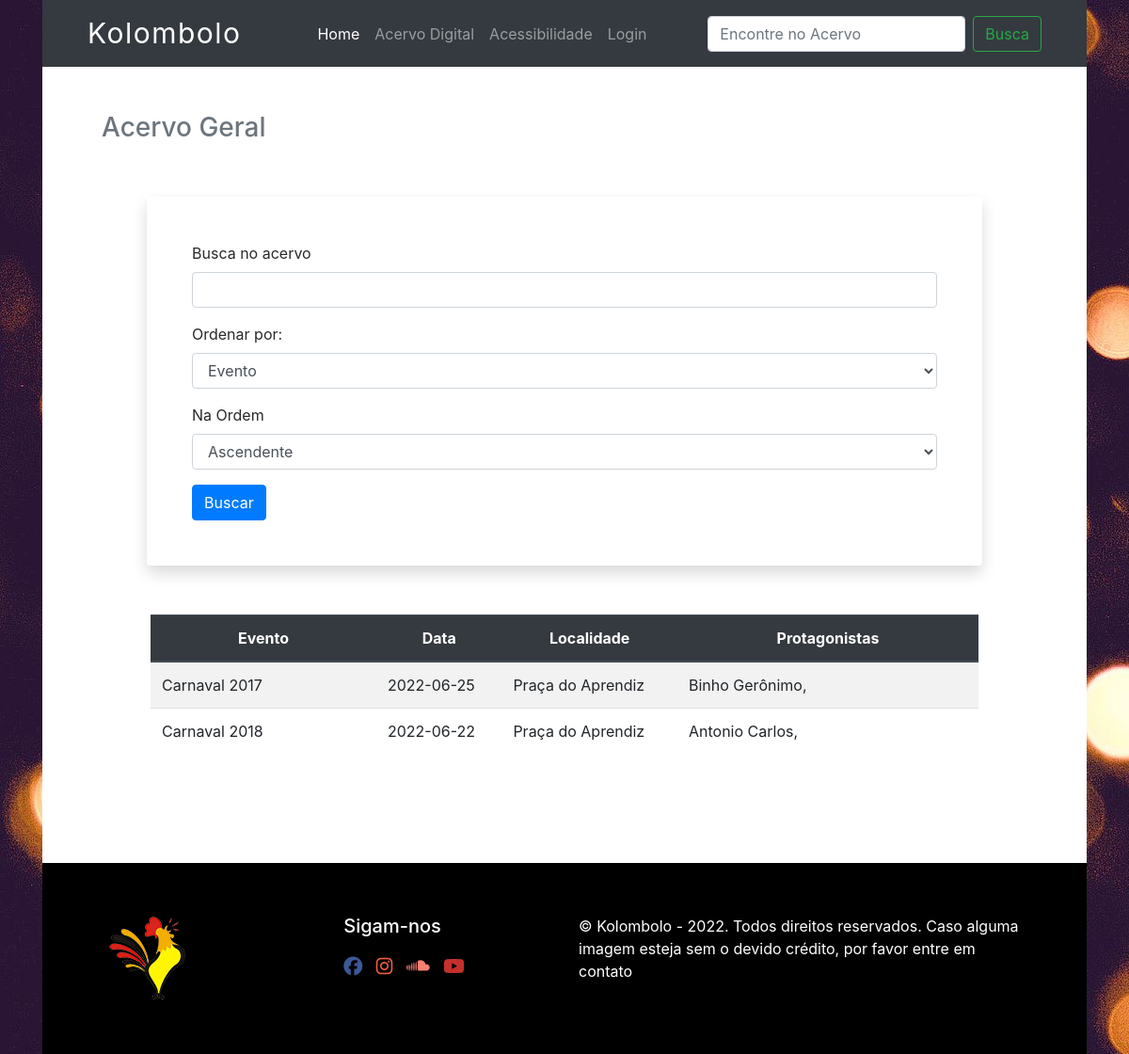
Before: /search with the older database file.
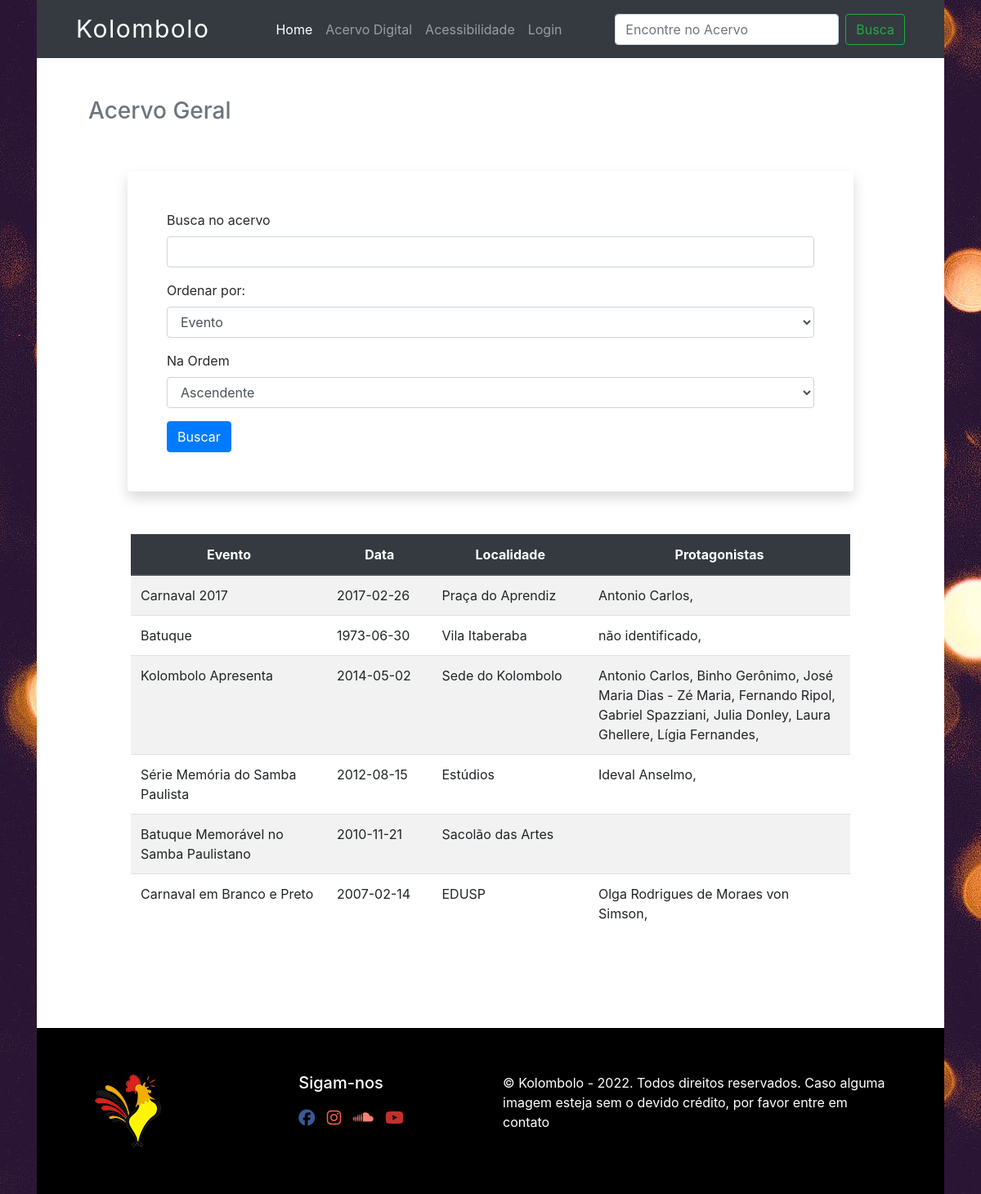
After: the same page with the newer database file.
### database.py (models this page shows, shortened)
class Acervo(Base):
    __tablename__='acervo'
    id=Column(Integer(), primary_key=True, autoincrement=True)
    name=Column(String(80), nullable=False)
    localidade=Column(String(80), nullable=False)
    cidade=Column(String(80), nullable=False)
    estado=Column(String(80), nullable=False)
    data_created=Column(String(40), nullable=False)
    origem=Column(String(80), nullable=False)
    autor_id = Column(Integer, ForeignKey('autor.id'))
    tipo_id = Column(Integer, ForeignKey("tipo.id"))
    tipo = relationship("Midia", backref=backref("tipo", uselist=False))
    suporte_id = Column(Integer, ForeignKey("suporte.id"))
    suporte = relationship("Suporte", backref=backref("suporte", uselist=False))
    protagonistas = relationship('Protagonista', secondary=acervo_protagonista, backref='acervos'  )

class Protagonista(Base):
    __tablename__='protagonista'
    id=Column(Integer(), primary_key=True, autoincrement=True)
    name=Column(String(80), nullable=False, unique=True)

### app.py (the view, shortened to what this page needs)
@app.route("/search", methods=["GET", "POST"])
def search():
    search_form = SearchForm()
    search_form.order_by.choices=[(1,"Evento"), (2, "Data do Evento"), (3, "Localidade")]
    search_form.asc_desc.choices=[(1,"Ascendente"), (2, "Descendente")]
    query = local_session.query(Acervo).all()
    return render_template("search.html", form=search_form, search=query)

### forms.py
class SearchForm(FlaskForm):
    search = StringField("Busca no acervo", validators=[DataRequired(MENSAGEM_PADRAO)])
    order_by = SelectField("Ordenar por: ", validate_choice=True, choices=[], coerce=int)
    asc_desc = SelectField("Na Ordem", validate_choice=True, choices=[], coerce=int)
    submit = SubmitField("Buscar")

### templates/search.html (shortened to what this page needs)
{% extends "base.html" %}
{% import "bootstrap/wtf.html" as wtf %}
{% block content %}
<div class="container px-5">
  {% if type == 2: %}
      <h3 class="text-secondary">Acervo Geral - Filtro por data</h3>
      {% elif type == 3: %}
      <h3 class="text-secondary">Acervo Geral - Filtro por localidade</h3>
      {% else: %}
      <h3 class="text-secondary">Acervo Geral</h3>
  {% endif %}
  <div class="container p-5">
    <div class="container p-5 mb-5 shadow bg-white rounded">
        <form class="form form-horizontal" method="post" role="form">
            {{ wtf.form_field(form.search) }}
            {{ wtf.form_field(form.order_by) }}
            {{ wtf.form_field(form.asc_desc) }}
            {{ wtf.form_field(form.submit, button_map={"submit": "primary"}) }}
          </form>
    </div>
    <div class="container p-1 rounded">
        <table class="table table-striped">
              <thead class="thead-dark">
                <tr class="text-center">
                  <th scope="col" class="text-wrap" style="width: 15rem;">Evento</th>
                  <th scope="col">Data</th>
                  <th scope="col">Localidade</th>
                  <th scope="col" class="text-wrap" style="width: 20rem;">Protagonistas</th>
                </tr>
              </thead>
              <tbody>
                  {% for evento in search %}
                      <tr class="text-left">
                          <td>{{ evento.name }}</th>
                          <td>{{ evento.data_created }}</td>
                          <td>{{ evento.localidade }}</td>
                          <td>{% for protagonista in evento.protagonistas %}{{ protagonista.name}}, {% endfor %}</td>
                        </tr>
                  {% endfor %}
              </tbody>
            </table>
        </div>
    </div>
</div>
{% endblock %}

Changed rows visible on the page:
removed Acervo: name "Carnaval 2018", data_created "2022-06-22", localidade "Praça do Aprendiz", Protagonista (name "Antonio Carlos")
changed Acervo "Carnaval 2017": data_created "2022-06-25" → "2017-02-26"; gains Protagonista (name "Antonio Carlos"); loses Protagonista (name "Binho Gerônimo")
added Acervo: name "Batuque", data_created "1973-06-30", localidade "Vila Itaberaba"
added Protagonista: name "não identificado", shown under Acervo "Batuque"
added Acervo: name "Kolombolo Apresenta", data_created "2014-05-02", localidade "Sede do Kolombolo", Protagonista (name "Antonio Carlos"), Protagonista (name "Binho Gerônimo")
now on this page (row unchanged): Protagonista: name "José Maria Dias - Zé Maria", shown under "Kolombolo Apresenta"
now on this page (row unchanged): Protagonista: name "Fernando Ripol", shown under "Kolombolo Apresenta"
now on this page (row unchanged): Protagonista: name "Gabriel Spazziani", shown under "Kolombolo Apresenta"
now on this page (row unchanged): Protagonista: name "Julia Donley", shown under "Kolombolo Apresenta"
now on this page (row unchanged): Protagonista: name "Laura Ghellere", shown under "Kolombolo Apresenta"
now on this page (row unchanged): Protagonista: name "Lígia Fernandes", shown under "Kolombolo Apresenta"
added Acervo: name "Série Memória do Samba Paulista", data_created "2012-08-15", localidade "Estúdios"
added Protagonista: name "Ideval Anselmo", shown under "Série Memória do Samba Paulista"
added Acervo: name "Batuque Memorável no Samba Paulistano", data_created "2010-11-21", localidade "Sacolão das Artes"
added Acervo: name "Carnaval em Branco e Preto", data_created "2007-02-14", localidade "EDUSP"
added Protagonista: name "Olga Rodrigues de Moraes von Simson", shown under "Carnaval em Branco e Preto"
